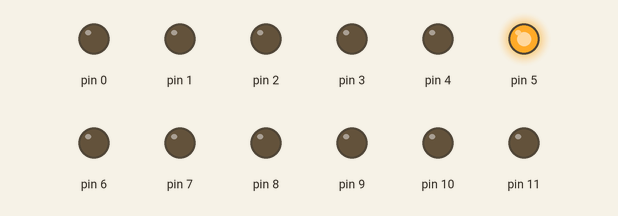
Recording of a sketch running on a simulated Arduino Uno, built with avr-gcc and run on an emulated ATmega328P. Shown: output pins drawn as LEDs (lit = HIGH).

Above: at 0.3 s.
At 11.07 s:
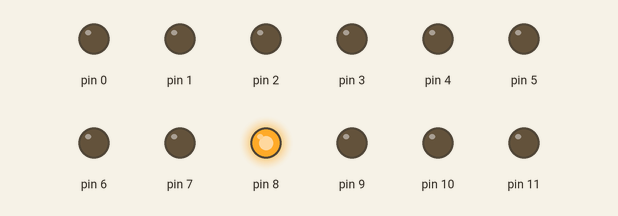
At 17.64 s:
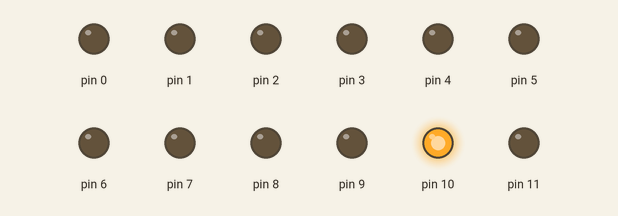
At 24.02 s:
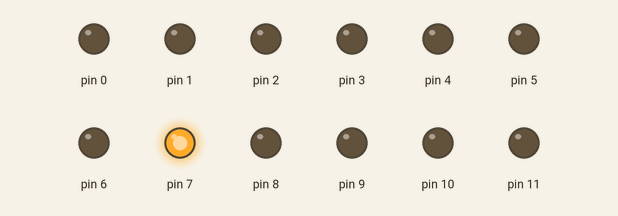
At 30.25 s:
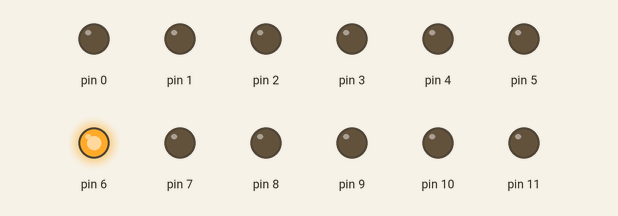
At 36.7 s:
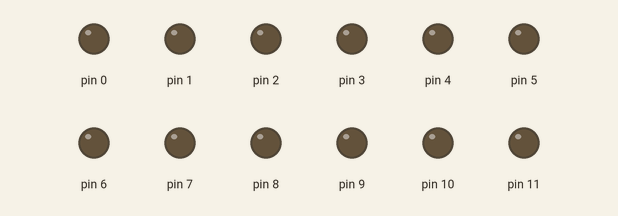
Timing chart, 0 to 40.0 s (numbered marks = the images above):
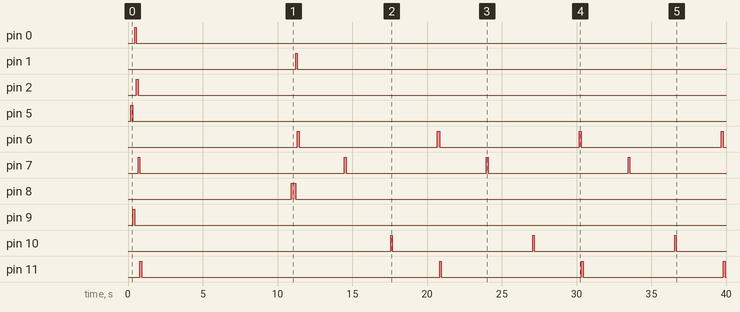

The sketch:

SimpleChords.ino
```cpp
//Trent Chipman 2/17/25

//Define all notes and chords
/************************************/
struct Note{
  //Name is string #(left to right) and fret #(top to bottom)
  int name;
  //Pins for motor
  int pin1;
  int pin2;
  //State 1 = on/down, 0 = off/up
  int on;
  //Time to run, Default value 120?
  int motorTimeOut;
  int motorTimeIn;
};
//Structs for every note (every motor spot)
int numNotes = 6;//9
int defaultTimeOut = 100;//50;
int extraTimeOut = 150;
int superTimeOut = 300;
int defaultTimeIn = 120;
int TimeIn = 120;
int calibrationTimeIn = 120;
Note Notes[] ={
  //{11, 1, 2, 0, defaultTimeOut, defaultTimeIn},
  //{12, 3, 4, 0, defaultTimeOut, defaultTimeIn},
  //{13, 5, 6, 0, defaultTimeOut, defaultTimeIn},
  {22, 4, 5, 0, defaultTimeOut, defaultTimeIn},
  {23, 8, 9, 0, superTimeOut, defaultTimeIn},
  {32, 1, 0, 0, defaultTimeOut, defaultTimeIn},
  {42, 3, 2, 0, defaultTimeOut, defaultTimeIn},
  //{52, 13, 14, 0, defaultTimeOut, defaultTimeIn},
  {51, 6, 7, 0, extraTimeOut, defaultTimeIn},
  {53, 10, 11, 0, defaultTimeOut, defaultTimeIn}
};
//All Chords made of a list of notes
int Open[] = {0};
int G[] = {13,22,63};
int C[] = {23,32,51};
int Cmaj7[] = {23,32};
int Cadd9[] = {23,32,53};
int A[] = {32,42,52};
int Am[] = {32,42,51};
int Amsus2[] = {32,42};
int Amsus4[] = {32,42,53};
int E[] = {22,32,41};
int Em[] = {22,32};
int D[] = {42,53,62};
int D7[] = {42,51,62};
int Chord[9];
/************************************/

/*
struct LEDConfig {
  int pin;
  int blinkDelay;
};

LEDConfig leds[] = {
  {2, 500},
  {3, 1000},
  {4, 250}
};

const int numLeds = sizeof(leds) / sizeof(leds[0]);

void setup() {
  for (int i = 0; i < numLeds; i++) {
    pinMode(leds[i].pin, OUTPUT);
  }
}


//int mode = 1;
//unsigned long seconds;
//int cycle_amount = 0;
//float minutes;
// Variables will change:
//int upState = LOW; //Up/Down state
//int downState = LOW;
// Generally, you should use "unsigned long" for variables that hold time
// The value will quickly become too large for an int to store
//unsigned long previousMillis = 0;        // will store last time LED was updated
//unsigned long currentMillis  = 0;
//unsigned long previousStrokeMillis = 0;
// constants won't change:
//const long interval = 1000;
*/

//Functions for running any motor to play a note
void NoteOn(Note &note){
  //If note already on, don't run
  if (note.on == 1){
    return;
  }
  else{
    //Run motor for time
    digitalWrite(note.pin1, HIGH);
    digitalWrite(note.pin2, LOW);
    delay(note.motorTimeOut);
    digitalWrite(note.pin1, LOW);
    digitalWrite(note.pin2, LOW);
    note.on = 1;
  }
}
void NoteOff(Note &note){
  //If note on, pull off
  if (note.on == 1){
    //Run motor for time
    digitalWrite(note.pin1, LOW);
    digitalWrite(note.pin2, HIGH);
    delay(note.motorTimeIn);
    digitalWrite(note.pin1, LOW);
    digitalWrite(note.pin2, LOW);
    note.on = 0;
  }
}

void PlayChord(int chord[], int sizeChord){
  int inChord = 0;
  //Go through every note
  for (int i = 0; i < numNotes; i++) {
    //Turn off all except those in this chord
    inChord = 0;
    //Check if note in this chord
    for (int n = 0; n < sizeChord; n++){
      if(Notes[i].name == chord[n]){
        inChord = 1;
      }
    }
    if(inChord){
      //Turn on that motor
      NoteOn(Notes[i]);
    }else{
      //Turn off motor not in chord
      NoteOff(Notes[i]);
    }
  }
}

void setup() {
  //Initialize outputs and start LOW
  //For each motor spot
  for (int i = 0; i < numNotes; i++) {
    //Initialize both pins as output
    pinMode(Notes[i].pin1, OUTPUT);
    pinMode(Notes[i].pin2, OUTPUT);
    //Start both as low
    digitalWrite(Notes[i].pin1, LOW);
    digitalWrite(Notes[i].pin2, LOW);
  }
  delay(200);

  // initialize serial communication at 9600 bits per second:
  //Serial.begin(9600);
  // make the pushbutton's pin an input:
  //pinMode(decoder, INPUT);
  //previousMillis = millis();
  //previousStrokeMillis = previousMillis;

  //Calibaration
  for (int i = 0; i < numNotes; i++) {
    //Run motor in for time
    digitalWrite(Notes[i].pin1, LOW);
    digitalWrite(Notes[i].pin2, HIGH);
    delay(calibrationTimeIn);
    digitalWrite(Notes[i].pin1, LOW);
    digitalWrite(Notes[i].pin2, LOW);
  }
  delay(10000);
}

void loop() {
  //Play chord on and off
  //PlayChord(G);
  //delay(5000);
  int timeDelay = 3000;
  PlayChord(C, (sizeof(C) / sizeof(C[0])));
  delay(timeDelay);
  PlayChord(Cmaj7, (sizeof(Cmaj7) / sizeof(Cmaj7[0])));
  delay(timeDelay);
  PlayChord(Cadd9, (sizeof(Cadd9) / sizeof(Cadd9[0])));
  delay(timeDelay);

  /*
  PlayChord(Open, 0);
  delay(timeDelay);
  PlayChord(Am, (sizeof(Am) / sizeof(Am[0])));
  delay(timeDelay);
  PlayChord(Amsus2, (sizeof(Amsus2) / sizeof(Amsus2[0])));
  delay(timeDelay);
  PlayChord(Amsus4, (sizeof(Amsus4) / sizeof(Amsus4[0])));
  delay(timeDelay);
  */
}
```

Measured:
- by itself, pin 1: LOW → HIGH at 11.2 s, → LOW 0.10 s later
- by itself, pin 6: alternates HIGH for 0.15 s and LOW for 9.3 s
- by itself, pin 7, pin 11: repeats every 9.5 s: HIGH 0.12 s, LOW 9.4 s
- by itself, pin 8: LOW → HIGH at 10.9 s, → LOW 0.30 s later
- by itself, pin 10: alternates HIGH for 0.10 s and LOW for 9.4 s
